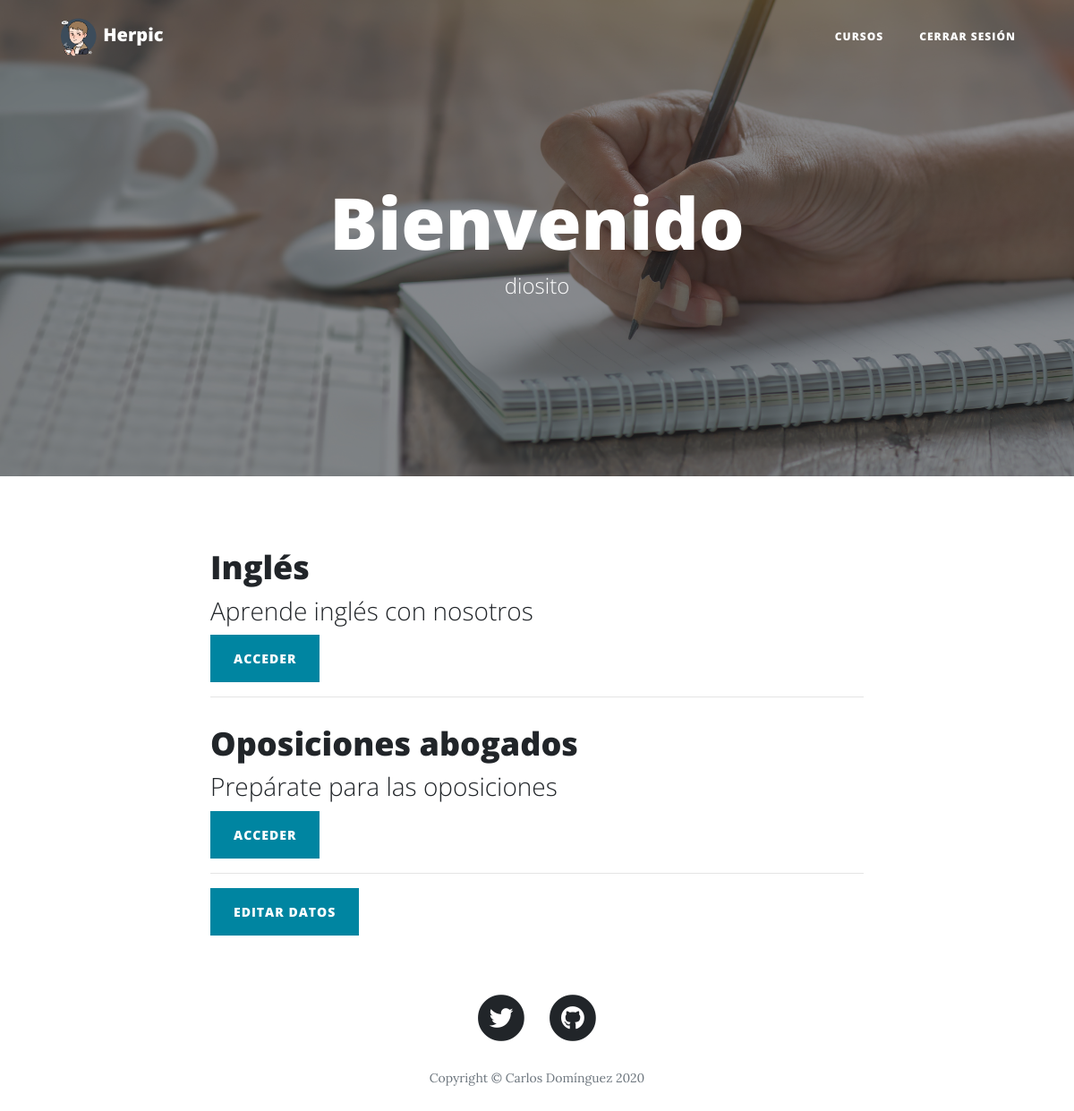
The page /alumnos/alumno.php (signed in) on the database its author committed.
### tables this page shows
CREATE TABLE `cursos` (
  `id` int(11) NOT NULL,
  `nombre` varchar(50) NOT NULL,
  `descripcion` varchar(255) NOT NULL
);

### alumnos/alumno.php (the view, shortened to what this page needs)
<?php session_start();
  $usu = $_SESSION['usuario'];
?>
<!DOCTYPE html>
<html lang="en">
<head>
  <link href="../vendor/bootstrap/css/bootstrap.min.css" rel="stylesheet">
  <link href="../vendor/fontawesome-free/css/all.min.css" rel="stylesheet" type="text/css">
  <link href="../css/clean-blog.min.css" rel="stylesheet">
</head>
<body>
  <nav class="navbar navbar-expand-lg navbar-light fixed-top" id="mainNav">
    <div class="container">
      <a class="navbar-brand"><img src="../img/logo.png" height="45" width="45"> Herpic</a>
      <div class="collapse navbar-collapse" id="navbarResponsive">
        <ul class="navbar-nav ml-auto">
          <li class="nav-item">
            <a class="nav-link" href="cursos.php">Cursos</a>
          </li>
          <li class="nav-item">
            <a class="nav-link" href="../logout.php">CERRAR SESIÓN</a>
          </li>
        </ul>
      </div>
    </div>
  </nav>
  <header class="masthead" style="background-image: url('../img/alumno.jpg')">
    <div class="overlay"></div>
    <div class="container">
      <div class="row">
        <div class="col-lg-8 col-md-10 mx-auto">
          <div class="site-heading">
            <h1>Bienvenido</h1>
            <span class="subheading">
            <?php
              echo $usu;
            ?>
            </span>
          </div>
        </div>
      </div>
    </div>
  </header>
  <?php
    $conn = mysqli_connect('localhost', 'root', '1234', 'herpic');
    $consultaalumno = mysqli_query($conn, "SELECT id FROM alumnos WHERE usuario='$usu'");
    $idalumno = mysqli_fetch_array($consultaalumno);
    $consultacurso = mysqli_query($conn, "SELECT idcurso FROM alumnos_cursos WHERE idalumno='$idalumno[id]'");
  ?>
  <div class="container">
    <div class="row">
      <div class="col-lg-8 col-md-10 mx-auto">
      <?php
      while ($idcurso = mysqli_fetch_array($consultacurso)){
      $mostar_cursos_matriculados = mysqli_query($conn, "SELECT nombre, descripcion FROM cursos WHERE id='$idcurso[idcurso]'") or die("No estás matriculado en ningún curso");
        while ($reg = mysqli_fetch_array($mostar_cursos_matriculados)){
      ?>
      <div class="post-preview">
          <a>
            <h2 class="post-title">
              <?php
                echo $reg['nombre'];
              ?>
            </h2>
            <h3 class="post-subtitle">
              <?php
                echo $reg['descripcion'];
              ?>
            </h3>
          </a>
          <form action="" method="POST">
              <div class="form-group">
                <button type="submit" class="btn btn-primary" id="sendMessageButton" name="matricular" value="<?php echo $id_curso_no ?>">Acceder</button>
              </div>
            </form>
        </div>
        <hr>
      <?php
      }
    }
      ?>
      <form action="editalumno.php" method="POST">
          <div class="form-group">
            <button type="submit" class="btn btn-primary" id="sendMessageButton" name="matricular" value="<?php echo $id_curso_no ?>">Editar datos</button>
        </div>
      </form>
  <footer>
    <div class="container">
      <div class="row">
        <div class="col-lg-8 col-md-10 mx-auto">
          <ul class="list-inline text-center">
            <li class="list-inline-item">
              <a href="https://twitter.com/Herpico">
                <span class="fa-stack fa-lg">
                  <i class="fas fa-circle fa-stack-2x"></i>
                  <i class="fab fa-twitter fa-stack-1x fa-inverse"></i>
                </span>
              </a>
            </li>
            <li class="list-inline-item">
              <a href="https://github.com/Carlos-DR/ProyectoPASIR">
                <span class="fa-stack fa-lg">
                  <i class="fas fa-circle fa-stack-2x"></i>
                  <i class="fab fa-github fa-stack-1x fa-inverse"></i>
                </span>
              </a>
            </li>
          </ul>
          <p class="copyright text-muted">Copyright &copy; Carlos Domínguez 2020</p>
        </div>
      </div>
    </div>
  </footer>
</body>
</html>

### rows shown on the page
cursos: nombre "Inglés", descripcion "Aprende inglés con nosotros"
cursos: nombre "Oposiciones abogados", descripcion "Prepárate para las oposiciones"

### other values the page prints
$usu "diosito"
